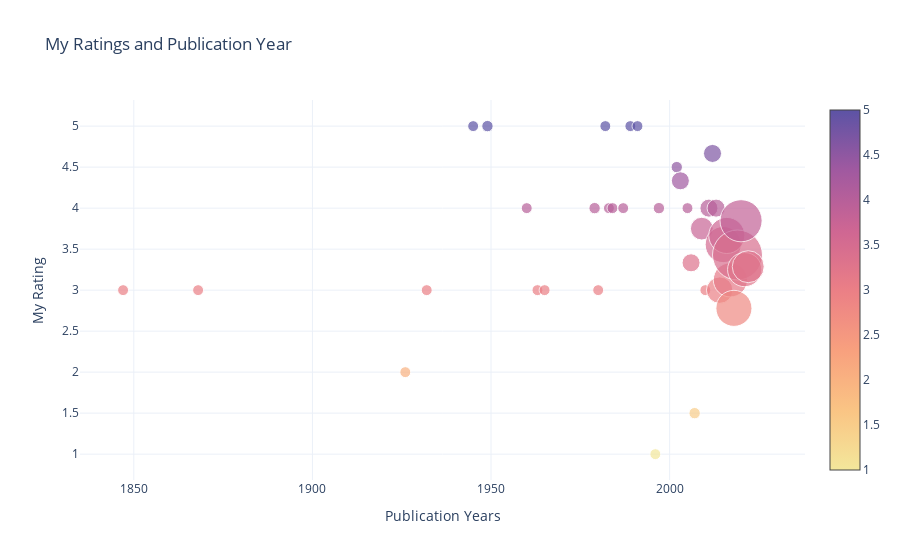

The notebook cell this image was saved under:
### Markdown cell above
# vizualising publication year

### Code cell
from apps.viz import viz_pub_year
# import plotly.graph_objects as go
# import numpy as np
fig = viz_pub_year(myreads)
fig.show()

### Figure 1 — Plotly figure (JSON) as saved in the notebook; plotly's stock layout.template omitted (floating-point values rounded to 4 significant figures)
{"data": [{"hoverinfo": "text", "marker": {"color": [3, 3, 2, 3, 5, 5, 4, 3, 3, 4, 3, 5, 4, 4, 4, 5, 5, 1, 4, 4.5, 4.333, 4, 3.333, 1.5, 3.75, 3, 4, 4.667, 4, 3, 3.556, 3.667, 3.125, 2.778, 3.429, 3.846, 3.25, 3.286], "colorscale": [[0, "rgb(243, 231, 155)"], [0.1667, "rgb(250, 196, 132)"], [0.3333, "rgb(248, 160, 126)"], [0.5, "rgb(235, 127, 134)"], [0.6667, "rgb(206, 102, 147)"], [0.8333, "rgb(160, 89, 160)"], [1, "rgb(92, 83, 165)"]], "showscale": true, "size": [1, 1, 1, 1, 1, 1.04, 1, 1, 1, 1.04, 1, 1, 1, 1, 1, 1, 1, 1, 1.04, 1.04, 1.648, 1, 1.648, 1.04, 2.079, 1, 1.648, 1.648, 1.648, 2.414, 3.296, 3.296, 3.119, 3.296, 4.567, 3.847, 3.119, 2.919], "sizemode": "diameter", "sizeref": 0.09134}, "mode": "markers", "text": ["<span style='font-size: 16px;'>1847</span><br>Jane Eyre - Rating: 3<br>", "<span style='font-size: 16px;'>1868</span><br>Little Women - Rating: 3<br>", "<span style='font-size: 16px;'>1926</span><br>Fiesta: The Sun Also Rises - Rating: 2<br>", "<span style='font-size: 16px;'>1932</span><br>Brave New World - Rating: 3<br>", "<span style='font-size: 16px;'>1945</span><br>Animal Farm - Rating: 5<br>", "<span style='font-size: 16px;'>1949</span><br>Animal Farm / 1984 - Rating: 5<br>1984 - Rating: 5<br>", "<span style='font-size: 16px;'>1960</span><br>To Kill a Mockingbird - Rating: 4<br>", "<span style='font-size: 16px;'>1963</span><br>The Bell Jar - Rating: 3<br>", "<span style='font-size: 16px;'>1965</span><br>In Cold Blood - Rating: 3<br>", "<span style='font-size: 16px;'>1979</span><br>Kindred - Rating: 5<br>The Hitchhiker's Guide to the Galaxy (The Hitchhiker's Guide to the Galaxy, #1) - Rating: 3<br>", "<span style='font-size: 16px;'>1980</span><br>The Clan of the Cave Bear (Earth's Children, #1) - Rating: 3<br>", "<span style='font-size: 16px;'>1982</span><br>The House of the Spirits - Rating: 5<br>", "<span style='font-size: 16px;'>1983</span><br>The Life and Loves of a She Devil - Rating: 4<br>", "<span style='font-size: 16px;'>1984</span><br>The House on Mango Street - Rating: 4<br>", "<span style='font-size: 16px;'>1987</span><br>Eva Luna - Rating: 4<br>", "<span style='font-size: 16px;'>1989</span><br>Mengele Zoo (Mino-series #1) - Rating: 5<br>", "<span style='font-size: 16px;'>1991</span><br>Wild Swans: Three Daughters of China - Rating: 5<br>", "<span style='font-size: 16px;'>1996</span><br>Neverwhere (London Below, #1) - Rating: 1<br>", "<span style='font-size: 16px;'>1997</span><br>Memoirs of a Geisha - Rating: 4<br>The Four Agreements: A Practical Guide to Personal Freedom (A Toltec Wisdom Book) - Rating: 4<br>", "<span style='font-size: 16px;'>2002</span><br>Kafka on the Shore - Rating: 5<br>Everything is Illuminated - Rating: 4<br>", "<span style='font-size: 16px;'>2003</span><br>The Kite Runner - Rating: 4<br>Shantaram - Rating: 5<br>Monkey Hunting: A Novel (Ballantine Reader's Circle) - Rating: 4<br>", "<span style='font-size: 16px;'>2005</span><br>A Short History of Tractors in Ukrainian - Rating: 4<br>", "<span style='font-size: 16px;'>2006</span><br>Half of a Yellow Sun - Rating: 2<br>The Boy in the Striped Pajamas - Rating: 4<br>The Book Thief - Rating: 4<br>", "<span style='font-size: 16px;'>2007</span><br>The Vegetarian - Rating: 3<br>A Thousand Splendid Suns - Rating: 0<br>", "<span style='font-size: 16px;'>2009</span><br>1Q84 (1Q84, #2) - Rating: 5<br>1Q84 Book 1 (1Q84, #1) - Rating: 5<br>Island Beneath the Sea - Rating: 5<br>The Help - Rating: 0<br>", "<span style='font-size: 16px;'>2010</span><br>1Q84 (1Q84, #3) - Rating: 3<br>", "<span style='font-size: 16px;'>2011</span><br>Sapiens: A Brief History of Humankind - Rating: 4<br>The Little Coffee Shop of Kabul - Rating: 3<br>My Brilliant Friend (The Neapolitan Novels, #1) - Rating: 5<br>", "<span style='font-size: 16px;'>2012</span><br>The Story of a New Name (The Neapolitan Novels, #2) - Rating: 4<br>Shadow and Bone (The Grisha, #1) - Rating: 5<br>The Travelling Cat Chronicles - Rating: 5<br>", "<span style='font-size: 16px;'>2013</span><br>The Story of My Teeth - Rating: 4<br>Those Who Leave and Those Who Stay (The Neapolitan Novels, #3) - Rating: 4<br>Siege and Storm (Grisha Verse, #2) - Rating: 4<br>", "<span style='font-size: 16px;'>2014</span><br>The Story of the Lost Child (The Neapolitan Novels, #4) - Rating: 3<br>Elizabeth is Missing - Rating: 3<br>Ruin and Rising (Shadow and Bone, #3) - Rating: 4<br>We Were Liars - Rating: 2<br>All the Light We Cannot See - Rating: 3<br>", "<span style='font-size: 16px;'>2015</span><br>A Court of Thorns and Roses (A Court of Thorns and Roses, #1) - Rating: 4<br>There's No Such Thing as an Easy Job - Rating: 5<br>Homo Deus: A History of Tomorrow - Rating: 4<br>The Accidental Alchemist (An Accidental Alchemist Mystery, #1) - Rating: 5<br>The Japanese Lover - Rating: 3<br>A Little Life - Rating: 1<br>A Manual for Cleaning Women: Selected Stories - Rating: 0<br>Before the Coffee Gets Cold - Rating: 5<br>The Sympathizer - Rating: 5<br>", "<span style='font-size: 16px;'>2016</span><br>Beartown (Beartown, #1) - Rating: 4<br>Convenience Store Woman - Rating: 5<br>A Court of Mist and Fury (A Court of Thorns and Roses, #2) - Rating: 3<br>One True Loves - Rating: 1<br>Homegoing - Rating: 5<br>Behold the Dreamers: An Oprah’s Book Club pick - Rating: 4<br>The Masquerading Magician (An Accidental Alchemist Mystery, #2) - Rating: 4<br>A Gentleman in Moscow - Rating: 4<br>It Ends with Us (It Ends with Us, #1) - Rating: 3<br>", "<span style='font-size: 16px;'>2017</span><br>The Seven Husbands of Evelyn Hugo - Rating: 5<br>The Elusive Elixir (An Accidental Alchemist Mystery, #3) - Rating: 0<br>Dødevaskeren - Rating: 4<br>Tante Ulrikkes vei - Rating: 0<br>The Good Earth (Graphic Adaptation) - Rating: 4<br>Conversations with Friends - Rating: 4<br>Less - Rating: 3<br>Pachinko - Rating: 5<br>", "<span style='font-size: 16px;'>2018</span><br>My Sister, the Serial Killer - Rating: 4<br>Fresh Water for Flowers - Rating: 3<br>Verity - Rating: 3<br>Normal People - Rating: 2<br>My Year of Rest and Relaxation - Rating: 1<br>Where the Crawdads Sing - Rating: 3<br>Nullpunkt (Alexander Blix & Emma Ramm, #1) - Rating: 4<br>Dear Mrs. Bird (The Emmy Lake Chronicles, #1) - Rating: 0<br>Educated - Rating: 5<br>", "<span style='font-size: 16px;'>2019</span><br>Daisy Jones & The Six - Rating: 5<br>Daisy Jones & The Six - Rating: 5<br>Terapeuten - Rating: 0<br>A Matter of Death and Life - Rating: 2<br>Anxious People - Rating: 5<br>Such a Fun Age - Rating: 4<br>Røykteppe (Alexander Blix & Emma Ramm, #2) - Rating: 4<br>The Lying Life of Adults - Rating: 3<br>The Dutch House - Rating: 3<br>The Alchemist's Illusion (An Accidental Alchemist Mystery #4) - Rating: 0<br>Skyggedanseren - Rating: 4<br>The Art of Statistics: How to Learn from Data - Rating: 5<br>A Long Petal of the Sea - Rating: 5<br>Daisy Jones & The Six - Rating: 4<br>Daisy Jones & The Six - Rating: 4<br>The Unhoneymooners - Rating: 3<br>The Flatshare (The Flatshare, #1) - Rating: 2<br>The Beekeeper of Aleppo - Rating: 3<br>Dominicana - Rating: 3<br>...", "<span style='font-size: 16px;'>2020</span><br>The Cat and The City - Rating: 4<br>Ghosts - Rating: 3<br>The Glass Hotel - Rating: 4<br>Hamnet - Rating: 3<br>The Thursday Murder Club (Thursday Murder Club, #1) - Rating: 4<br>How Much of These Hills Is Gold - Rating: 2<br>Piranesi - Rating: 5<br>Transcendent Kingdom - Rating: 4<br>The Midnight Library - Rating: 4<br>The Mountains Sing - Rating: 5<br>The Vanishing Half - Rating: 4<br>The Final Game (MCM Investigations #1) - Rating: 4<br>The Switch - Rating: 4<br>", "<span style='font-size: 16px;'>2021</span><br>Stargate - en julefortelling - Rating: 0<br>The Couple at No. 9 - Rating: 4<br>The Man Who Died Twice (Thursday Murder Club, #2) - Rating: 3<br>Malibu Rising - Rating: 4<br>How to Kill Your Family - Rating: 5<br>We Are All Birds of Uganda - Rating: 4<br>Small Pleasures - Rating: 3<br>Klara and the Sun - Rating: 3<br>", "<span style='font-size: 16px;'>2022</span><br>Lessons in Chemistry - Rating: 2<br>Tomorrow, and Tomorrow, and Tomorrow - Rating: 3<br>I’m Glad My Mom Died - Rating: 4<br>Why Has Nobody Told Me This Before? - Rating: 4<br>Violeta - Rating: 4<br>One Last Secret - Rating: 2<br>The Maid - Rating: 4<br>"], "type": "scatter", "x": [1847, 1868, 1926, 1932, 1945, 1949, 1960, 1963, 1965, 1979, 1980, 1982, 1983, 1984, 1987, 1989, 1991, 1996, 1997, 2002, 2003, 2005, 2006, 2007, 2009, 2010, 2011, 2012, 2013, 2014, 2015, 2016, 2017, 2018, 2019, 2020, 2021, 2022], "y": [3, 3, 2, 3, 5, 5, 4, 3, 3, 4, 3, 5, 4, 4, 4, 5, 5, 1, 4, 4.5, 4.333, 4, 3.333, 1.5, 3.75, 3, 4, 4.667, 4, 3, 3.556, 3.667, 3.125, 2.778, 3.429, 3.846, 3.25, 3.286]}], "layout": {"showlegend": false, "title": {"text": "My Ratings and Publication Year"}, "xaxis": {"title": {"text": "Publication Years"}}, "yaxis": {"title": {"text": "My Rating"}}}}
